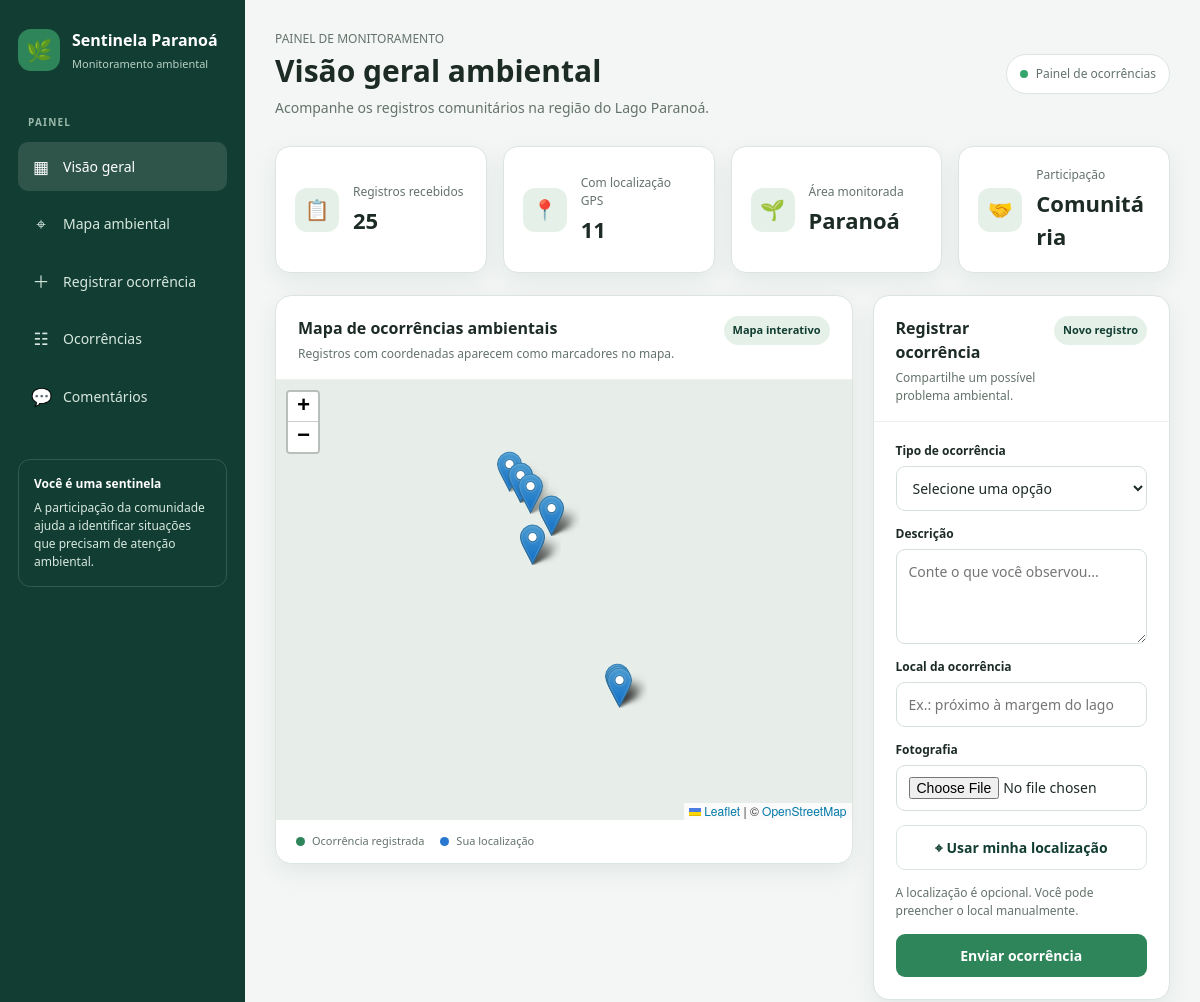
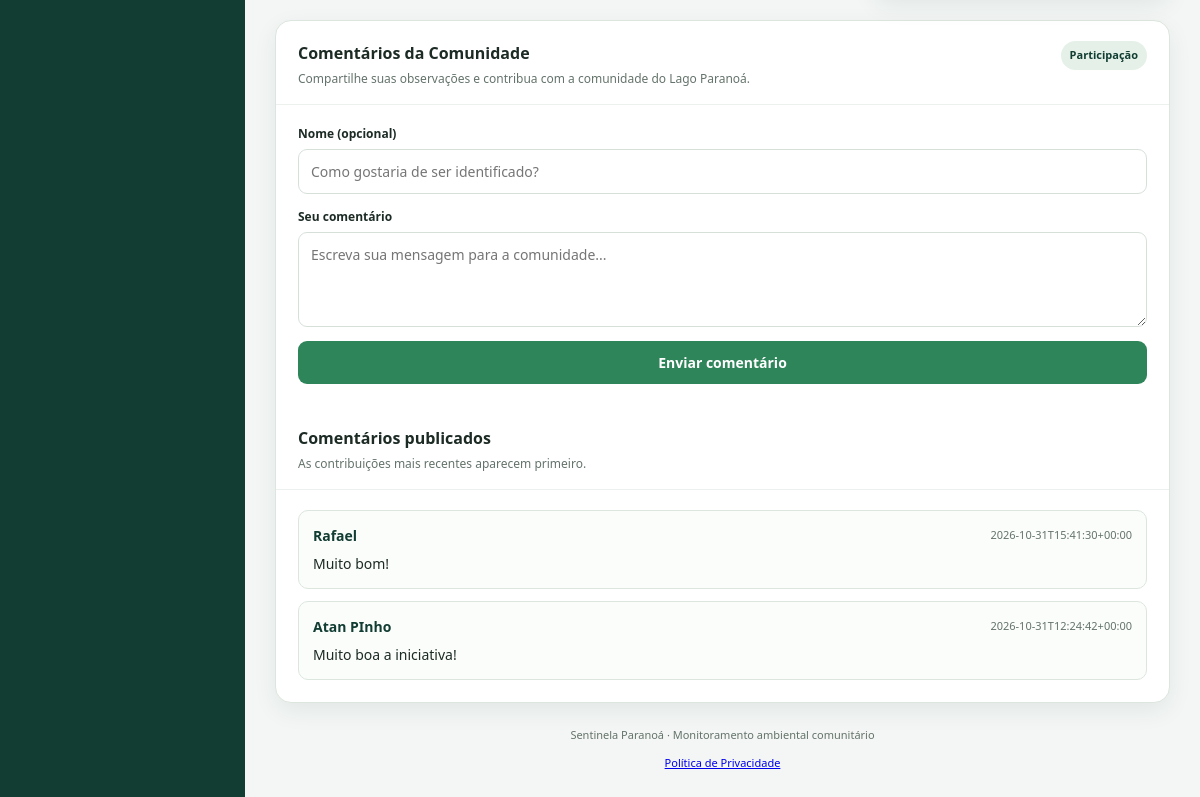
The page / on the database its author committed (2 pictures, top to bottom).
### tables this page shows
CREATE TABLE comentarios (
                id INTEGER PRIMARY KEY AUTOINCREMENT,
                nome TEXT,
                mensagem TEXT NOT NULL,
                data_registro TEXT NOT NULL
            );

### app/api/main.py (the view)
@app.get("/", response_class=HTMLResponse)
def pagina_inicial(request: Request):
    inicializar_banco()
    ocorrencias = buscar_ocorrencias()
    comentarios = buscar_comentarios()
    ocorrencias_com_gps = [
        {
            "id": ocorrencia["id"],
            "tipo_ocorrencia": ocorrencia["tipo_ocorrencia"],
            "descricao": ocorrencia["descricao"],
            "local": ocorrencia["local"],
            "latitude": ocorrencia["latitude"],
            "longitude": ocorrencia["longitude"],
            "data_registro": ocorrencia["data_registro"],
        }
        for ocorrencia in ocorrencias
        if ocorrencia["latitude"] is not None
        and ocorrencia["longitude"] is not None
    ]
    return templates.TemplateResponse(
        request=request,
        name="index.html",
        context={
            "ocorrencias": ocorrencias,
            "ocorrencias_com_gps": ocorrencias_com_gps,
            "comentarios": comentarios,
        },
    )

### app/templates/index.html (shortened to what this page needs)
<!DOCTYPE html>
<html lang="pt-BR">
<head>
    <link rel="stylesheet" href="/static/estilo.css">
    <link
        rel="stylesheet"
        href="https://unpkg.com/leaflet@1.9.4/dist/leaflet.css"
    >
</head>
<body>
<div class="aplicacao">
    <aside class="barra-lateral">
        <div class="marca">
            <div class="marca-icone" aria-hidden="true">🌿</div>
            <div>
                <strong>Sentinela Paranoá</strong>
                <span>Monitoramento ambiental</span>
            </div>
        </div>
        <p class="menu-titulo">Painel</p>
        <nav class="menu" aria-label="Navegação principal">
            <a class="ativo" href="#inicio">
                <span class="menu-icone">▦</span>
                Visão geral
            </a>
            <a href="#mapa-secao">
                <span class="menu-icone">⌖</span>
                Mapa ambiental
            </a>
            <a href="#registrar">
                <span class="menu-icone">＋</span>
                Registrar ocorrência
            </a>
            <a href="/ocorrencias">
                <span class="menu-icone">☷</span>
                Ocorrências
            </a>
            <a href="#comentarios">
                <span class="menu-icone">💬</span>
                Comentários
            </a>
        </nav>
        <div class="aviso-lateral">
            <strong>Você é uma sentinela</strong>
            A participação da comunidade ajuda a identificar situações
            que precisam de atenção ambiental.
        </div>
    </aside>
    <main class="conteudo" id="inicio">
        <header class="cabecalho">
            <div>
                <p class="sobretitulo">PAINEL DE MONITORAMENTO</p>
                <h1>Visão geral ambiental</h1>
                <p class="cabecalho-descricao">
                    Acompanhe os registros comunitários na região do Lago Paranoá.
                </p>
            </div>
            <div class="status-sistema">
                <span class="status-ponto" aria-hidden="true"></span>
                Painel de ocorrências
            </div>
        </header>
        <section class="indicadores" aria-label="Resumo das ocorrências">
            <article class="cartao-indicador">
                <div class="indicador-icone">📋</div>
                <div>
                    <p class="indicador-rotulo">Registros recebidos</p>
                    <p class="indicador-valor">{{ ocorrencias|length }}</p>
                </div>
            </article>
            <article class="cartao-indicador">
                <div class="indicador-icone">📍</div>
                <div>
                    <p class="indicador-rotulo">Com localização GPS</p>
                    <p class="indicador-valor">{{ ocorrencias_com_gps|length }}</p>
                </div>
            </article>
            <article class="cartao-indicador">
                <div class="indicador-icone">🌱</div>
                <div>
                    <p class="indicador-rotulo">Área monitorada</p>
                    <p class="indicador-valor">Paranoá</p>
                </div>
            </article>
            <article class="cartao-indicador">
                <div class="indicador-icone">🤝</div>
                <div>
                    <p class="indicador-rotulo">Participação</p>
                    <p class="indicador-valor">Comunitária</p>
                </div>
            </article>
        </section>
        <div class="grade-principal">
            <div class="coluna">
                <section class="cartao" id="mapa-secao">
                    <div class="cartao-cabecalho">
                        <div>
                            <h2>Mapa de ocorrências ambientais</h2>
                            <p>
                                Registros com coordenadas aparecem como
                                marcadores no mapa.
                            </p>
                        </div>
                        <span class="etiqueta">Mapa interativo</span>
                    </div>
                    <div
                        id="mapa"
                        role="region"
                        aria-label="Mapa das ocorrências ambientais"
                    ></div>
                    <div class="legenda-mapa">
                        <span class="legenda-item">
                            <span class="legenda-ponto"></span>
                            Ocorrência registrada
                        </span>
                        <span class="legenda-item">
                            <span class="legenda-ponto localizacao"></span>
                            Sua localização
                        </span>
                    </div>
                </section>
            </div>
            <div class="coluna">
                <section class="cartao" id="registrar">
                    <div class="cartao-cabecalho">
                        <div>
                            <h2>Registrar ocorrência</h2>
                            <p>
                                Compartilhe um possível problema ambiental.
                            </p>
                        </div>
                        <span class="etiqueta">Novo registro</span>
                    </div>
                    <form
                        class="formulario"
                        action="/ocorrencias"
                        method="post"
                        enctype="multipart/form-data"
                    >
                        <div class="campo">
                            <label for="tipo_ocorrencia">
                                Tipo de ocorrência
                            </label>
                            <select
                                id="tipo_ocorrencia"
                                name="tipo_ocorrencia"
                                required
                            >
                                <option value="">Selecione uma opção</option>
                            </select>
                        </div>
                        <div class="campo">
                            <label for="descricao">Descrição</label>
                            <textarea
                                id="descricao"
                                name="descricao"
                                placeholder="Conte o que você observou..."
                                required
                            ></textarea>
                        </div>
                        <div class="campo">
                            <label for="local">Local da ocorrência</label>
                            <input
                                id="local"
                                name="local"
                                type="text"
                                placeholder="Ex.: próximo à margem do lago"
                                required
                            >
                        </div>
                        <div class="campo">
                            <label for="foto">Fotografia</label>
                            <input
                                id="foto"
                                name="foto"
                                type="file"
                                accept="image/jpeg,image/png,image/webp"
                                required
                            >
                        </div>
                        <button
                            class="botao botao-secundario"
                            type="button"
                            id="botao-localizacao"
                        >
                            ⌖ Usar minha localização
                        </button>
                        <p
                            class="status-localizacao"
                            id="status-localizacao"
                            role="status"
                            aria-live="polite"
                        >
                            A localização é opcional.
                            Você pode preencher o local manualmente.
                        </p>
                        <button class="botao" type="submit">
                            Enviar ocorrência
                        </button>
                    </form>
                </section>
            </div>
        </div>
        <section
            class="cartao secao-comentarios"
            id="comentarios"
            aria-labelledby="titulo-comentarios"
        >
            <div class="cartao-cabecalho">
                <div>
                    <h2 id="titulo-comentarios">
                        Comentários da Comunidade
                    </h2>
                    <p>
                        Compartilhe suas observações e contribua com a
                        comunidade do Lago Paranoá.
                    </p>
                </div>
                <span class="etiqueta">Participação</span>
            </div>
            <form
                class="formulario"
                action="/comentarios"
                method="post"
            >
                <div class="campo">
                    <label for="nome-comentario">
                        Nome (opcional)
                    </label>
                    <input
                        type="text"
                        id="nome-comentario"
                        name="nome"
                        maxlength="60"
                        placeholder="Como gostaria de ser identificado?"
                    >
                </div>
                <div class="campo">
                    <label for="mensagem-comentario">
                        Seu comentário
                    </label>
                    <textarea
                        id="mensagem-comentario"
                        name="mensagem"
                        maxlength="1000"
                        placeholder="Escreva sua mensagem para a comunidade..."
                        required
                    ></textarea>
                </div>
                <button class="botao" type="submit">
                    Enviar comentário
                </button>
            </form>
            <div class="cartao-cabecalho">
                <div>
                    <h2>Comentários publicados</h2>
                    <p>
                        As contribuições mais recentes aparecem primeiro.
                    </p>
                </div>
            </div>
            {% if comentarios %}
                <div class="lista-comentarios">
                    {% for comentario in comentarios %}
                        <article class="comentario-item">
                            <div class="comentario-identificacao">
                                <p class="comentario-nome">
                                    {% if comentario.nome %}
                                        {{ comentario.nome }}
                                    {% else %}
                                        Participante da comunidade
                                    {% endif %}
                                </p>
                                <time class="comentario-data">
                                    {{ comentario.data_registro }}
                                </time>
                            </div>
                            <p class="comentario-mensagem">{{ comentario.mensagem }}</p>
                        </article>
                    {% endfor %}
                </div>
            {% else %}
                <p class="comentarios-vazio">
                    Ainda não há comentários publicados.
                    Seja a primeira pessoa a compartilhar uma mensagem!
                </p>
            {% endif %}
        </section>
        <footer class="rodape">
            Sentinela Paranoá · Monitoramento ambiental comunitário
            <p>
                <a href="/politica-privacidade">Política de Privacidade</a>
            </p>
        </footer>
    </main>
</div>
</body>
</html>

### app/static/estilo.css (style rules this page uses)
:root { --verde: #2F855A; --verde-escuro: #123D32; --verde-claro: #E5F1E8; --fundo: #F3F6F4; --branco: #FFFFFF; --texto: #1D2B25; --texto-suave: #5F7067; --borda: #DCE5DE; --sombra: 0 8px 24px rgba(18, 61, 50, 0.08); }
* { box-sizing: border-box; }

### rows shown on the page
comentarios: nome "Rafael", data_registro "2026-10-31T15:41:30+00:00", mensagem "Muito bom!"
comentarios: nome "Atan PInho", data_registro "2026-10-31T12:24:42+00:00", mensagem "Muito boa a iniciativa!"

### other values the page prints
{{ ocorrencias|length }} "25"
{{ ocorrencias_com_gps|length }} "11"
